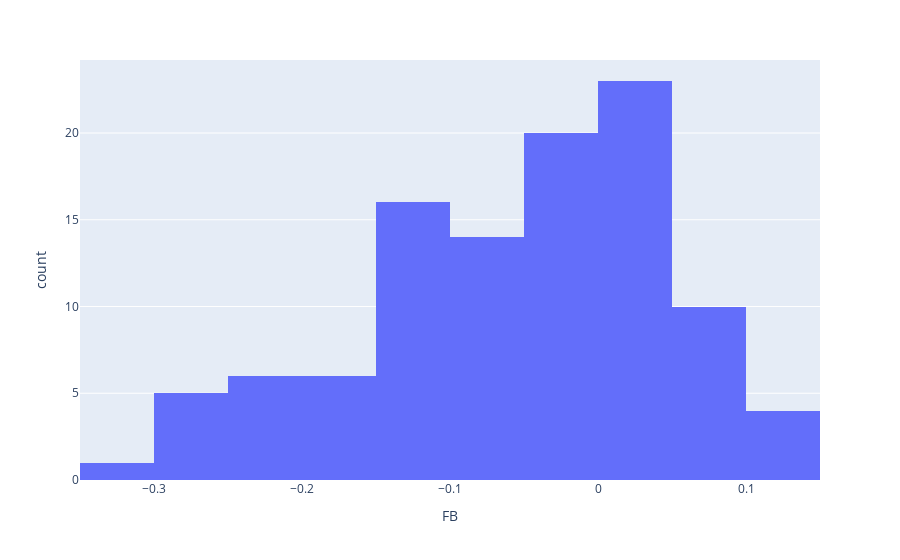

This figure's notebook cell:
### Code cell
px.histogram(data_frame = df_com_idx
             ,x = 'FB'
             )

### Figure 1 — Plotly figure (JSON) as saved in the notebook; plotly's stock layout.template omitted (floating-point values rounded to 4 significant figures)
{"data": [{"alignmentgroup": "True", "bingroup": "x", "hovertemplate": "FB=%{x}<br>count=%{y}<extra></extra>", "legendgroup": "", "marker": {"color": "#636efa", "pattern": {"shape": ""}}, "name": "", "offsetgroup": "", "orientation": "v", "showlegend": false, "type": "histogram", "x": [0, -0.04003, -0.02976, 0.01686, 0.01836, -0.05748, -0.05079, -0.01905, -0.05475, -0.00867, -0.009419, -0.147, -0.1448, -0.1587, -0.1195, -0.1101, -0.07097, -0.0548, 0.0007493, -0.02232, -0.01033, 0.03821, 0.01204, 0.04817, 0.07969, 0.03998, 0.08766, 0.1096, 0.1236, -0.06401, -0.04854, -0.03527, -0.06984, -0.06529, -0.05951, -0.1274, -0.1313, -0.128, -0.1198, -0.158, -0.1772, -0.1755, -0.222, -0.1953, -0.2242, -0.2533, -0.295, -0.2475, -0.2645, -0.229, -0.3313, -0.2871, -0.2617, -0.2304, -0.197, -0.2025, -0.1131, -0.1045, -0.1303, -0.1336, -0.1315, -0.09232, -0.1117, -0.1205, -0.1079, -0.05957, -0.04148, -0.04587, 0.02483, 0.04613, 0.007974, -0.008295, -0.03099, -0.0502, -0.07225, -0.02954, 0.02296, 0.03291, 0.05111, 0.09644, 0.0616, 0.06904, 0.01161, 0.005352, -0.01686, -0.0487, -0.006315, 0.003425, 0.00182, 0.01648, -0.05218, -0.03425, -0.01424, -0.005352, 0.005566, 0.03623, 0.02135, 0.04415, 0.06406, 0.07915, 0.076, 0.03885, 0.1041, 0.1137, 0.09847], "xaxis": "x", "yaxis": "y"}], "layout": {"barmode": "relative", "legend": {"tracegroupgap": 0}, "margin": {"t": 60}, "xaxis": {"anchor": "y", "domain": [0, 1], "title": {"text": "FB"}}, "yaxis": {"anchor": "x", "domain": [0, 1], "title": {"text": "count"}}}}
